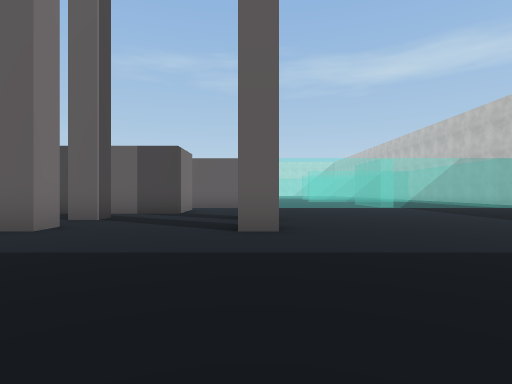
[1] (above)

19 first-person views from a walk through a 3-D level made in the Unity game engine. The camera is 1.2 m above the floor, looks level and sees 80° across. The floor is counted in squares, 2 m on a side. Each view is taken from the middle of a square. On the plan, view 1 faces up. The plan holds only what a view shows up to about 9 squares ahead; the rest is blank. The place goes on beyond the plan. Some animated figures are not drawn. Door leaves are left out, so doorways stand open. Some surface patterns are stand-ins.

[2]
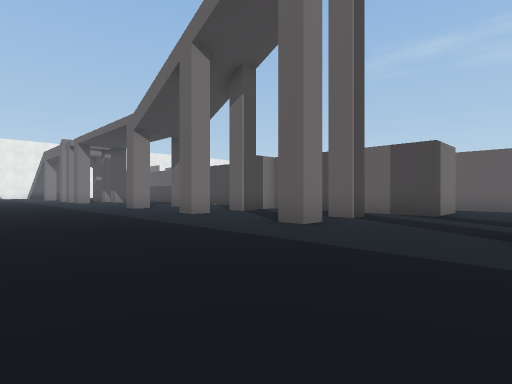

[3]
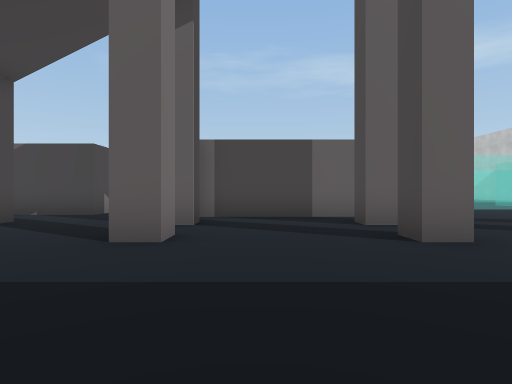

[4]
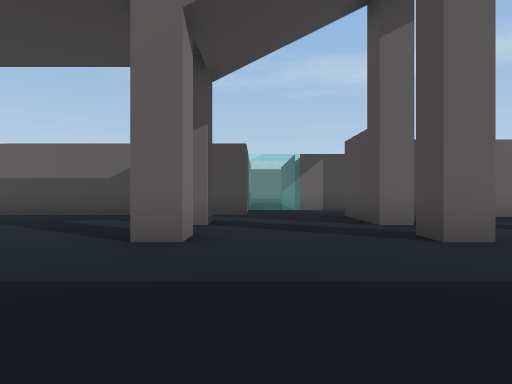

[5]
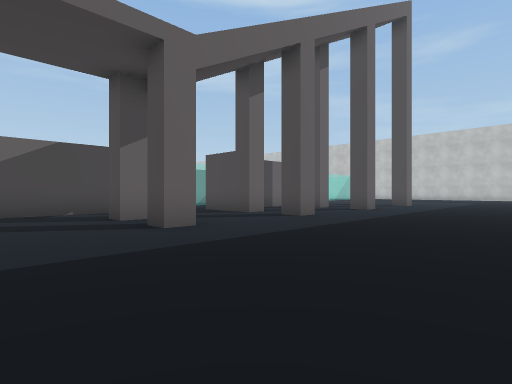

[6]
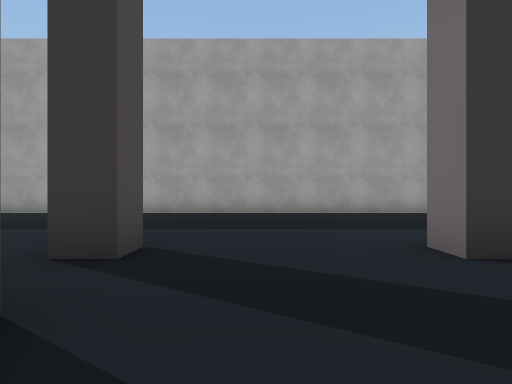

[7]
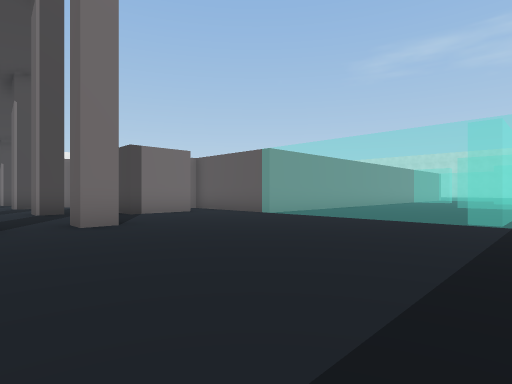

[8]
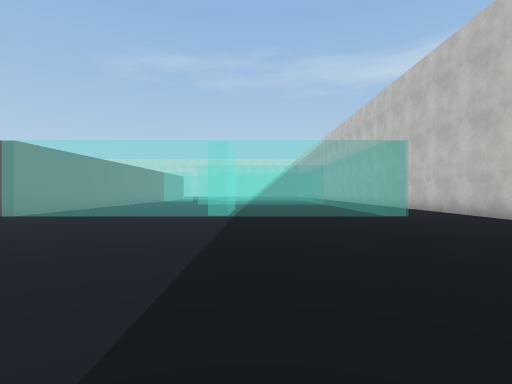

[9]
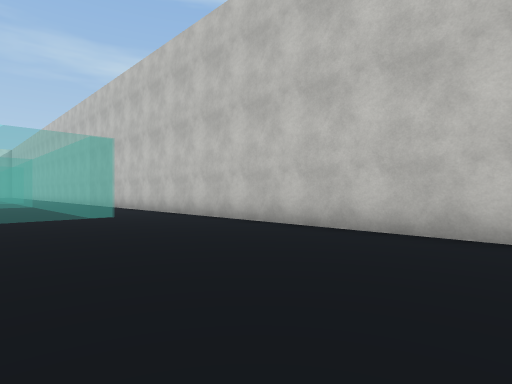

[10]
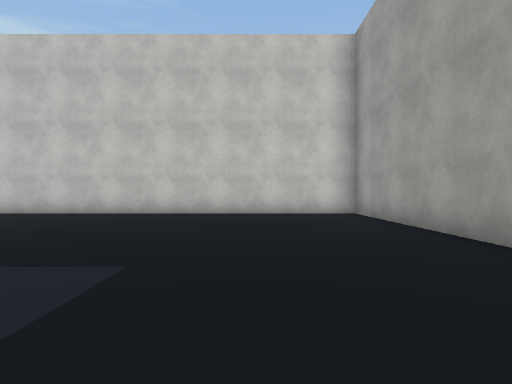

[11]
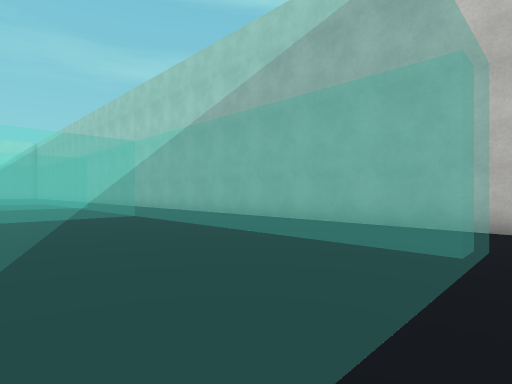

[12]
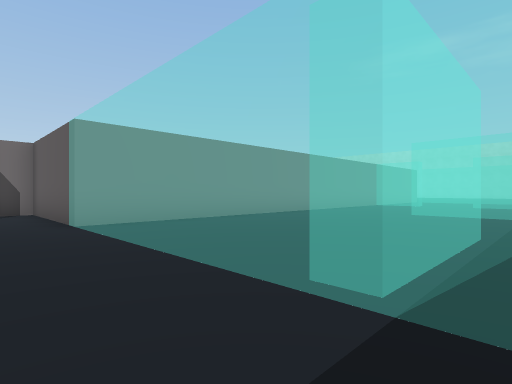

[13]
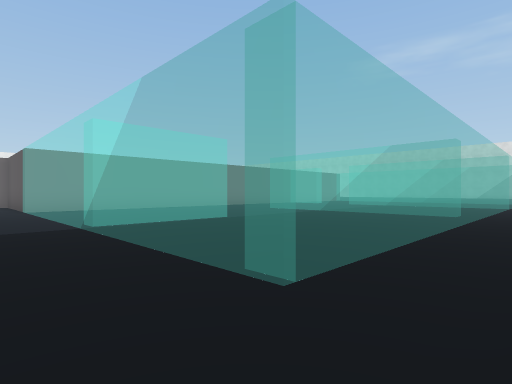

[14]
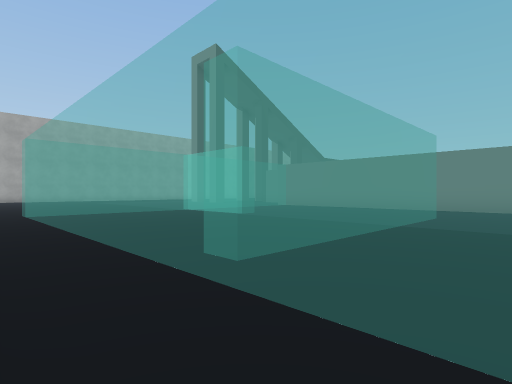

[15]
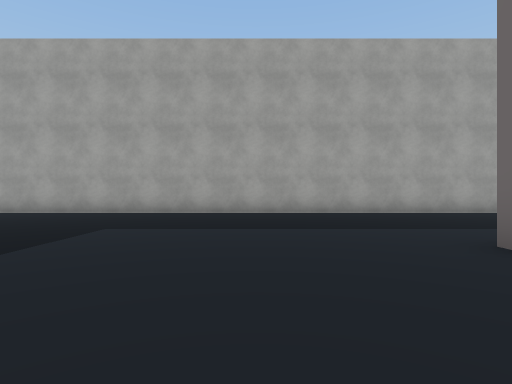

[16]
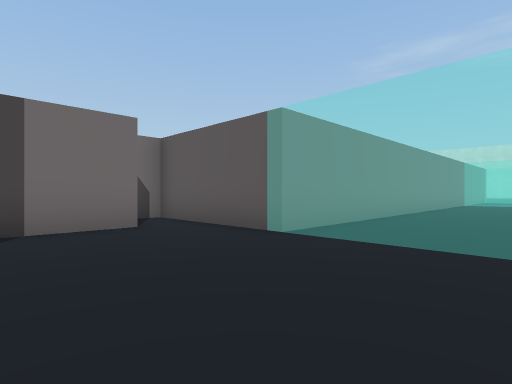

[17]
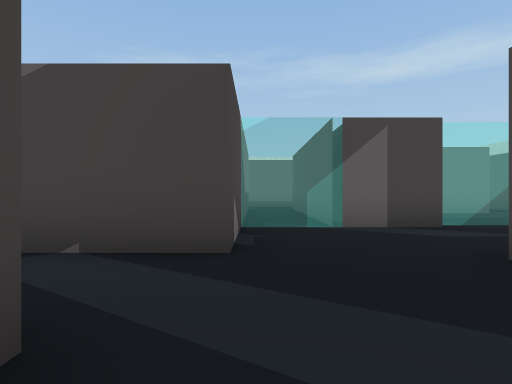

[18]
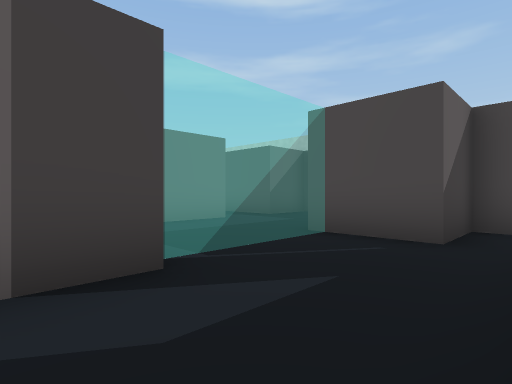

[19]
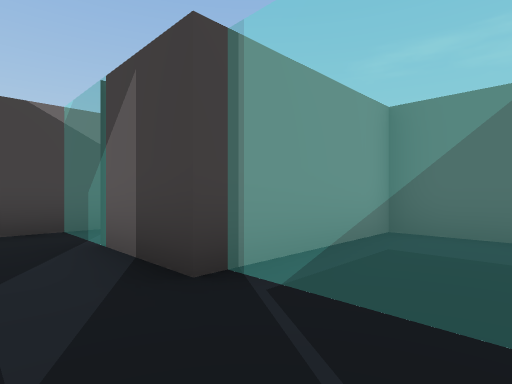

### Floor plan
Key: @ floor where view 1 was taken; # wall or solid block; . floor; = window, fence, low wall or low ledge.
Columns run from 14 left of view 1 to 12 right of it. Each row starts with its distance up from view 1.
 21                    ....  .
 20               #........=..
 19               #..=======..
 18               #........=..#
 17               #........=..#
 16               #........=..#
 15     #  ########....=...=..#
 14     ####......#....=...=..#
 13     ####......#....=...=..#
 12     #=#======#==========..#
 11     =.....#...............#
 10     #.....###.............#
  9 #####..######.............#
  8 .......#..................#
  7 ...#...#..#...#...........#
  6 ..........................#
  5 ...#...#..#...#...........#
  4 ..........................#
  3 ..........................#
  2 ..........................#
  1 ..........................#
  0 ..............@...........#
 -1 ###########################

Where each view was taken, in squares from view 1:
view 1: 0 up, 0 right, facing up
view 2: 0 up, 0 right, facing up-left
view 3: 1 up, 6 left, facing up
view 4: 1 up, 10 left, facing up
view 5: 0 up, 14 left, facing up-right
view 6: 8 up, 9 left, facing down
view 7: 5 up, 6 right, facing up-left
view 8: 4 up, 6 right, facing up
view 9: 4 up, 7 right, facing up-right
view 10: 2 up, 3 right, facing right
view 11: 11 up, 6 right, facing up-right
view 12: 10 up, 6 right, facing up-left
view 13: 10 up, 11 right, facing up-left
view 14: 21 up, 11 right, facing down-left
view 15: 8 up, 3 right, facing down
view 16: 8 up, 3 right, facing up-left
view 17: 6 up, 10 left, facing up
view 18: 9 up, 8 left, facing up-right
view 19: 10 up, 5 left, facing up-left
